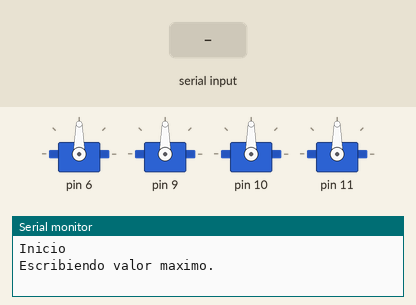
Bench run of a sketch on a simulated Arduino Uno, built with avr-gcc and run on an emulated ATmega328P. Shown: 4 × servo, the last lines printed to the serial monitor. The inputs (shaded band) are chosen by the test bench.

Above: at 0.01 s.
At 0.9 s:
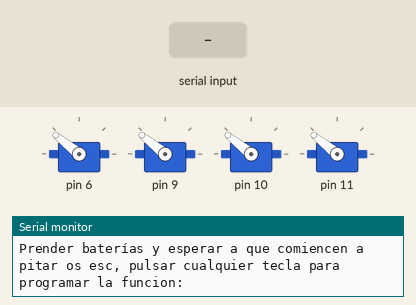
1.0 s: "1" received over Serial
At 1.4 s:
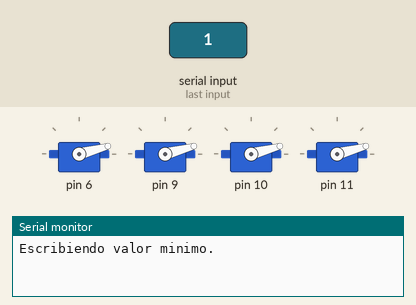
Timing chart, 0 to 4.0 s (numbered marks = the images above; inputs shaded):
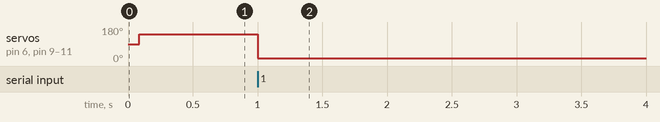

The sketch:

Calibrar_ESC.ino
```cpp
#include <Servo.h>

#define MAX_SIGNAL 2000
#define MIN_SIGNAL 700

Servo motor[4];

void setup() {
  Serial.begin(9600);
  Serial.println("Inicio");

  motor[0].attach(6);
  motor[1].attach(9);
  motor[2].attach(10);
  motor[3].attach(11);

  Serial.println("Escribiendo valor maximo.");
  Serial.println("Prender baterías y esperar a que comiencen a pitar os esc, pulsar cualquier tecla para programar la funcion: ");

  motor[0].writeMicroseconds(MAX_SIGNAL);
  motor[1].writeMicroseconds(MAX_SIGNAL);
  motor[2].writeMicroseconds(MAX_SIGNAL);
  motor[3].writeMicroseconds(MAX_SIGNAL);

  while (!Serial.available());
  Serial.read();

  Serial.println("Escribiendo valor minimo.");

  motor[0].writeMicroseconds(MIN_SIGNAL);
  motor[1].writeMicroseconds(MIN_SIGNAL);
  motor[2].writeMicroseconds(MIN_SIGNAL);
  motor[3].writeMicroseconds(MIN_SIGNAL);

}

void loop() {/*
  LOOP
  */
}
```

Measured:
- after the input at 1.0 s, servo on pin 6, servo on pin 9–11: 141° → 15° at once
